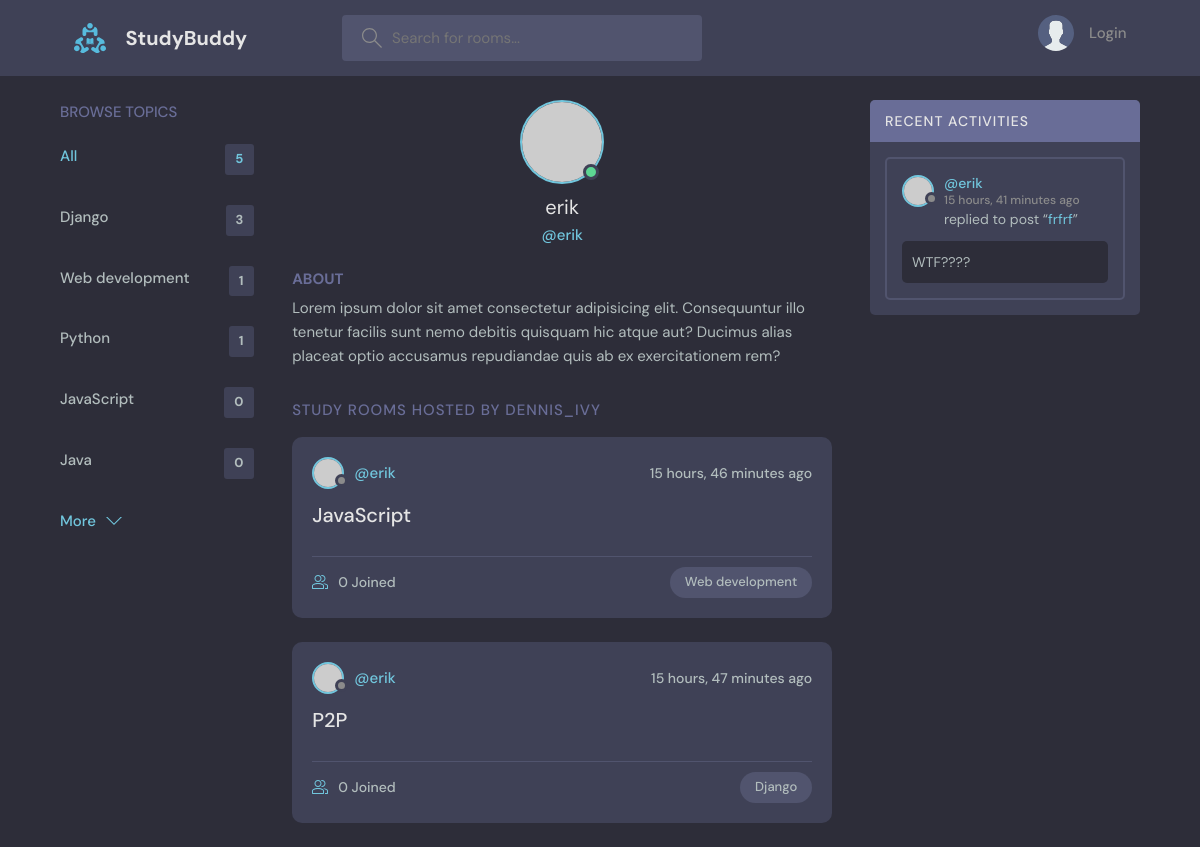
/profile/3/, run on an earlier commit of the app's database.
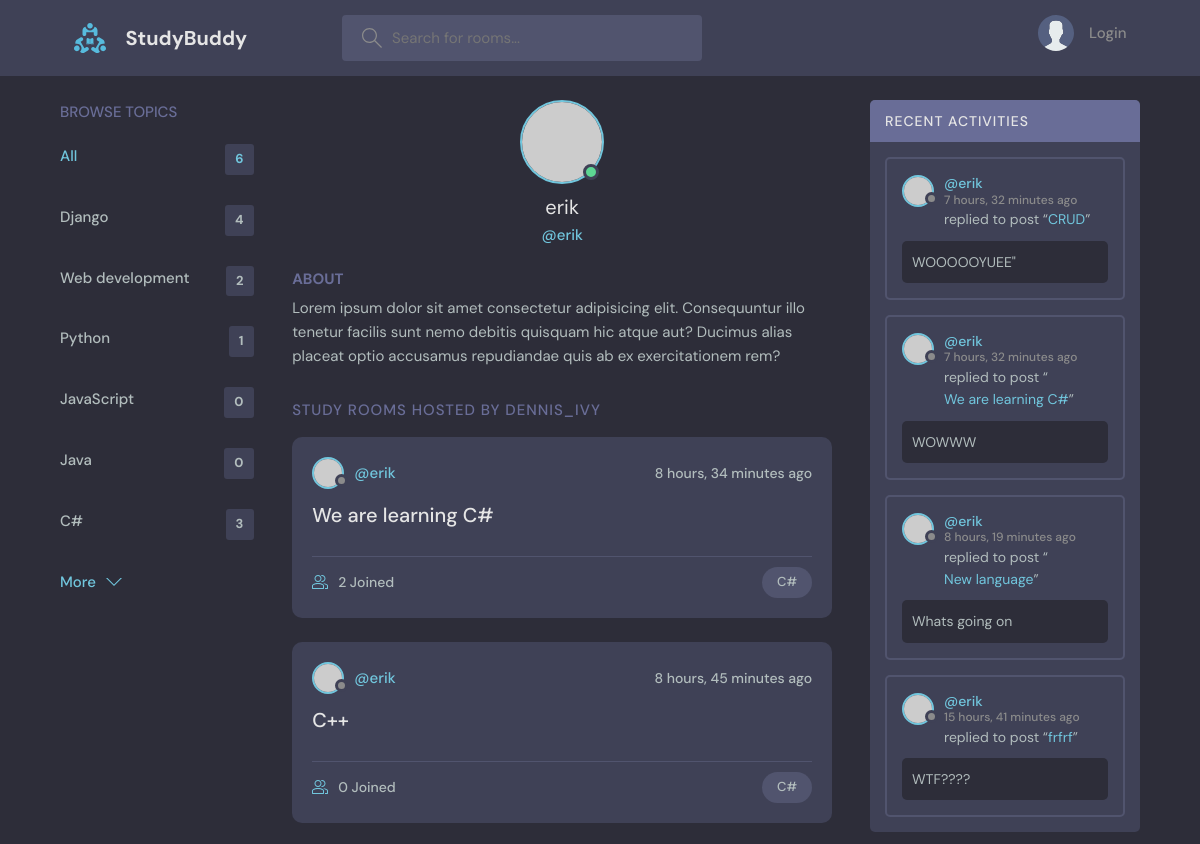
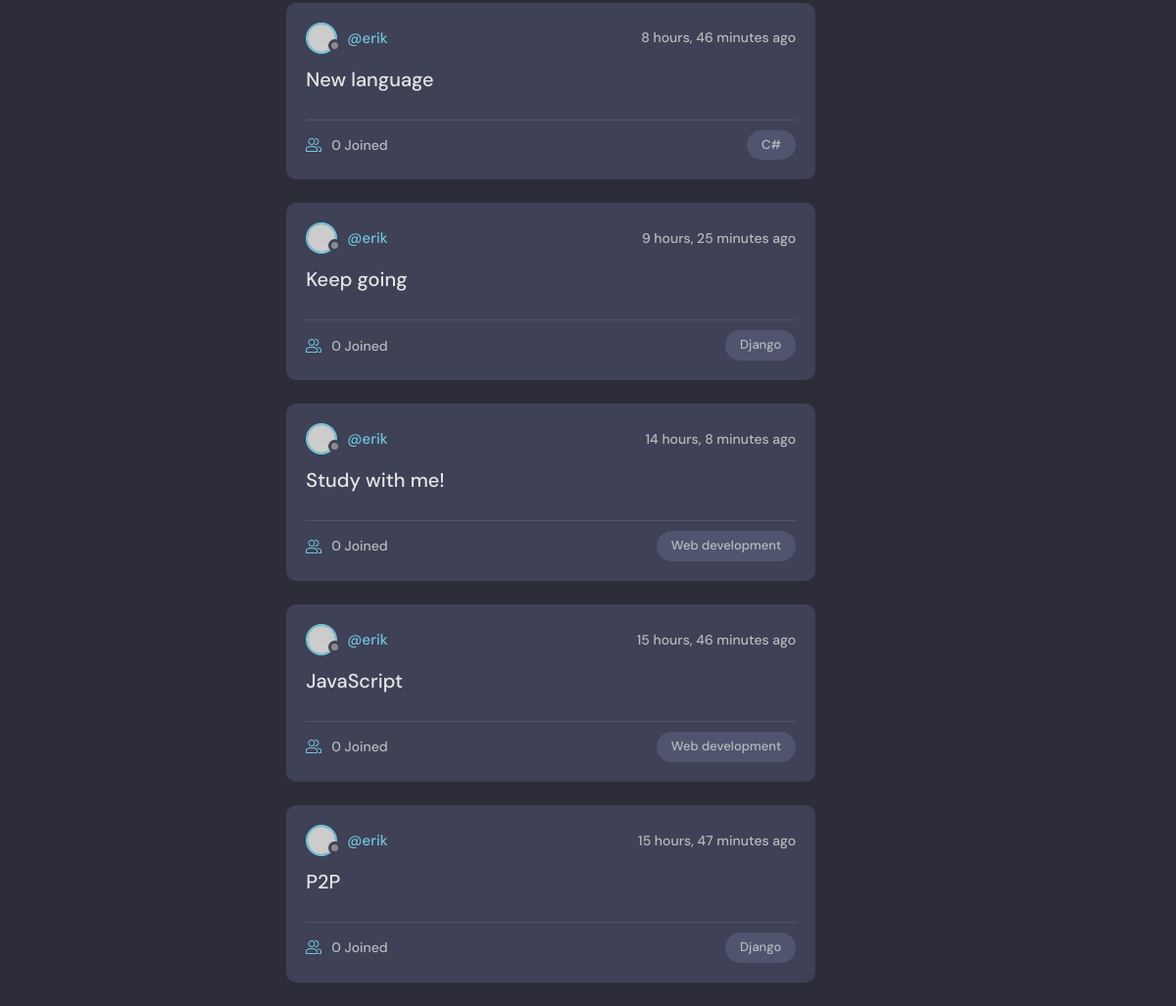
And on a later commit of the database (2 pictures, top to bottom).
### base/models.py (models this page shows, shortened)
class Topic(models.Model):
    name = models.CharField(max_length=200)

class Room(models.Model):
    host = models.ForeignKey(User, on_delete=models.SET_NULL, null=True)
    topic = models.ForeignKey(Topic, on_delete=models.SET_NULL, null=True)
    name = models.CharField(max_length=200)
    description = models.TextField(null=True, blank=True)
    participants = models.ManyToManyField(User, related_name='participants', blank=True)
    update = models.DateTimeField(auto_now=True)
    created = models.DateTimeField(auto_now_add=True)
    class Meta:
        ordering = ['-update', '-created']
    def __str__(self) -> str:
        return self.name

class Message(models.Model):
    user = models.ForeignKey(User, on_delete=models.CASCADE)
    room = models.ForeignKey(Room, on_delete=models.CASCADE)
    body = models.TextField()
    update = models.DateTimeField(auto_now=True)
    created = models.DateTimeField(auto_now_add=True)
    class Meta:
        ordering = ['-update', '-created']

### base/views.py (the view)
# urls.py: path('profile/<str:pk>/', views.userProfile, name="user.profile"),
def userProfile(request, pk):
    user = User.objects.get(id=pk)
    rooms = user.room_set.all()
    room_messages = user.message_set.all()
    topics = Topic.objects.all()
    context = {'user': user, 'rooms': rooms,
                'room_messages': room_messages, 'topics': topics}
    return render(request, 'base/profile.html', context)

### base/templates/base/profile.html (shortened to what this page needs)
{% extends 'main.html' %}
{% block content %}
  <main class="profile-page layout layout--3">
    <div class="container">
      {% include 'base/topics_component.html' %}
      <div class="roomList">
        <div class="profile">
          <div class="profile__avatar">
            <div class="avatar avatar--large active">
              <img src="https://randomuser.me/api/portraits/men/11.jpg" />
            </div>
          </div>
          <div class="profile__info">
            <h3>{{user.username}}</h3>
            <p>@{{user.username}}</p>
          </div>
          <div class="profile__about">
            <h3>About</h3>
            <p>
              Lorem ipsum dolor sit amet consectetur adipisicing elit. Consequuntur illo tenetur
              facilis sunt nemo debitis quisquam hic atque aut? Ducimus alias placeat optio
              accusamus repudiandae quis ab ex exercitationem rem?
            </p>
          </div>
        </div>
        <div class="roomList__header">
          <div>
            <h2>Study Rooms Hosted by dennis_ivy</a>
            </h2>
          </div>
        </div>
        {% include 'base/feed_component.html' %}
      </div>
      {% include 'base/activity_component.html' %}
    </div>
  </main>
  {% endblock content %}

### templates/main.html (shortened to what this page needs)
<!DOCTYPE html>
{% load static  %}
<html lang="en">
  <head>
    <link rel="stylesheet" href="{% static 'styles/style.css' %}" />
  </head>
  <body>
    {% include 'navbar.html' %}
    {% block content %}
    {% endblock %}
  </body>
</html>

### templates/navbar.html (shortened to what this page needs)
{% load static %}
<header class="header header--loggedIn">
    <div class="container">
        <a href="{% url 'home' %}" class="header__logo">
            <img src="{% static 'images/logo.svg' %}" />
            <h1>StudyBuddy</h1>
        </a>
        <form class="header__search" method="GET" action="{% url 'home' %}">
            <label>
                <input name="q" placeholder="Search for rooms..." />
            </label>
        </form>
        <nav class="header__menu">
            {% if request.user.is_authenticated %}
            <div class="header__user">
                <a href="{% url 'user.profile' request.user.id %}">
                    <div class="avatar avatar--medium active">
                        <img src="https://randomuser.me/api/portraits/men/37.jpg" />
                    </div>
                    <p>{{request.user.username}}<span>@{{request.user.username}}</span></p>
                </a>
                <button class="dropdown-button">
                    <svg version="1.1" xmlns="http://www.w3.org/2000/svg" width="32" height="32" viewBox="0 0 32 32">
                        <title>chevron-down</title>
                        <path d="M16 21l-13-13h-3l16 16 16-16h-3l-13 13z"></path>
                    </svg>
                </button>
            </div>
            {% else %}
            <a href="{% url 'login' %}">
                <img src="{% static 'images/avatar.svg' %}" />
                <p>Login</p>
            </a>
            {% endif %}
        </nav>
    </div>
</header>

### base/templates/base/topics_component.html
<div class="topics">
    <div class="topics__header">
      <h2>Browse Topics</h2>
    </div>
    <ul class="topics__list">
      <li>
        <a href="{% url 'home' %}" class="active">All <span>{{topics.count}}</span></a>
      </li>
{% for topic in topics %}
      <li>
        <a href="{% url 'home' %}?q={{topic.name}}">{{topic.name}} <span>{{topic.room_set.all.count}}</span></a>
      </li>
{% endfor %}
    </ul>
    <a class="btn btn--link" href="{% url 'topics' %}">
      More
      <svg version="1.1" xmlns="http://www.w3.org/2000/svg" width="32" height="32" viewBox="0 0 32 32">
        <title>chevron-down</title>
        <path d="M16 21l-13-13h-3l16 16 16-16h-3l-13 13z"></path>
      </svg>
    </a>
  </div>

### base/templates/base/feed_component.html (shortened to what this page needs)
{% for room in rooms %}
<div class="roomListRoom">
    <div class="roomListRoom__header">
      <a href="{% url 'user.profile' room.host.id %}" class="roomListRoom__author">
        <div class="avatar avatar--small">
          <img src="https://randomuser.me/api/portraits/women/11.jpg" />
        </div>
        <span>@{{room.host.username}}</span>
      </a>
      <div class="roomListRoom__actions">
        <span>{{room.created|timesince}} ago</span>
      </div>
    </div>
    <div class="roomListRoom__content">
      <a href="{% url 'room' room.id %}">{{room.name}}</a>
    </div>
    <div class="roomListRoom__meta">
      <a href="{% url 'room' room.id %}" class="roomListRoom__joined">
        {{room.participants.all.count}} Joined
      </a>
      <p class="roomListRoom__topic">{{room.topic.name}}</p>
    </div>
  </div>
  {% endfor %}

### base/templates/base/activity_component.html (shortened to what this page needs)
<div class="activities">
    <div class="activities__header">
        <h2>Recent Activities</h2>
    </div>
    {% for message in room_messages %}
    <div class="activities__box">
        <div class="activities__boxHeader roomListRoom__header">
            <a href="{% url 'user.profile' message.user.id %}" class="roomListRoom__author">
                <div class="avatar avatar--small">
                    <img src="https://randomuser.me/api/portraits/women/11.jpg" />
                </div>
                <p>
                    @{{ message.user }}
                    <span>{{ message.created|timesince }} ago</span>
                </p>
            </a>
        </div>
        <div class="activities__boxContent">
            <p>replied to post “<a href="{% url 'room' message.room.id %}">{{message.room}}</a>”</p>
            <div class="activities__boxRoomContent">
                {{message.body}}
            </div>
        </div>
    </div>
{% endfor %}
</div>

What changed in the data, as far as the page shows it:
computed for Topic "Django": room_set.all.count "3" → "4"
computed for Topic "Web development": room_set.all.count "1" → "2"
added Topic: name "C#", room_set.all.count "3"
added Room: host.username "erik", created "8 hours, 34 minutes", name "We are learning C#", participants.all.count "2", topic.name "C#"
added Room: host.username "erik", created "8 hours, 45 minutes", name "C++", participants.all.count "0", topic.name "C#"
added Room: host.username "erik", created "8 hours, 46 minutes", name "New language", participants.all.count "0", topic.name "C#"
added Room: host.username "erik", created "9 hours, 25 minutes", name "Keep going", participants.all.count "0", topic.name "Django"
added Room: host.username "erik", created "14 hours, 8 minutes", name "Study with me!", participants.all.count "0", topic.name "Web development"
added Message: user "erik", created "7 hours, 32 minutes", room "CRUD", body "WOOOOOYUEE\""
added Message: user "erik", created "7 hours, 32 minutes", room "We are learning C#", body "WOWWW"
added Message: user "erik", created "8 hours, 19 minutes", room "New language", body "Whats going on"
Also different on the page:
{{ topics.count }}: "5" → "6"
